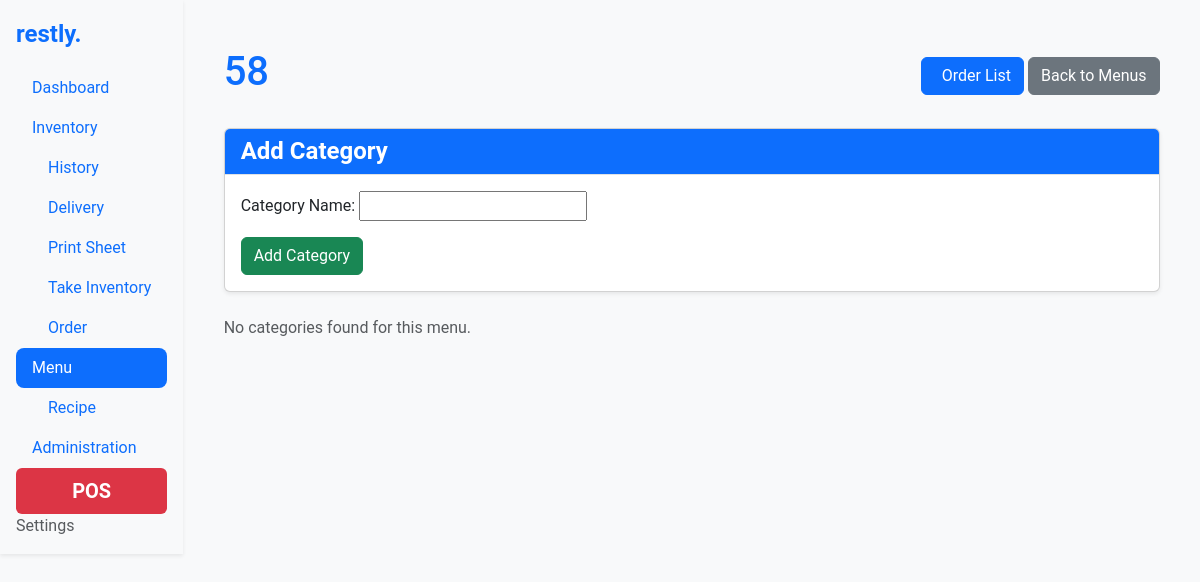
Page /menu/58/ on the earlier database version.
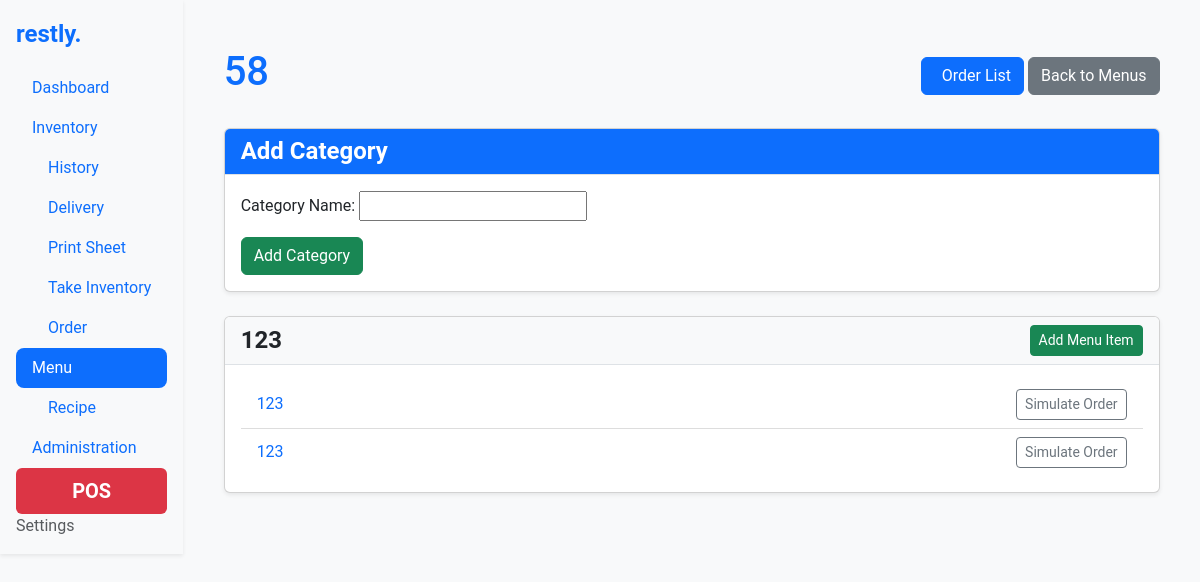
Same page on the later database version.
### menu/models.py (models this page shows, shortened)
class MenuCategory(models.Model):
    name = models.CharField(max_length=255)
    slug = models.SlugField(max_length=255, unique=True, blank=True)
    menu = models.ForeignKey(Menu, on_delete=models.CASCADE, related_name="categories")
    order = models.PositiveIntegerField(default=1)
    class Meta:
        ordering = ['order']
        unique_together = ('name', 'menu')

class MenuItem(models.Model):
    name = models.CharField(max_length=255)
    slug = models.SlugField(max_length=255, unique=True, blank=True)
    category = models.ForeignKey(MenuCategory, on_delete=models.CASCADE, related_name="items")
    description = models.TextField(blank=True, null=True)
    cost = models.DecimalField(max_digits=10, decimal_places=2, null=True, blank=True)  # Sell price :D
    order = models.PositiveIntegerField(default=1)
    class Meta:
        ordering = ['order']

### menu/views.py (the view, shortened to what this page needs)
# urls.py: path('<str:menu_slug>/', views.menu_detail, name='menu_detail'),
def menu_detail(request, menu_slug):
    menu = get_object_or_404(Menu, slug=menu_slug)
    categories = menu.categories.prefetch_related("items")
    category_form = MenuCategoryForm()
    item_form = MenuItemForm()
    context = {
        'menu': menu,
        'categories': categories,
        'category_form': category_form,
        'menu_item_form': item_form,
    }
    return render(request, 'menu/menu_detail.html', context)

### menu/forms.py (shortened to what this page needs)
class MenuCategoryForm(forms.ModelForm):
    class Meta:
        model = MenuCategory
        fields = ['name']
        labels = {'name': 'Category Name'}
    def __init__(self, *args, **kwargs):
        self.menu = kwargs.pop('menu', None)
        super().__init__(*args, **kwargs)

class MenuItemForm(forms.ModelForm):
    class Meta:
        model = MenuItem
        fields = ['name', 'description', 'cost']
        labels = {
            'name': 'Menu Item Name',
            'description': 'Description',
            'cost': 'Cost'
        }
        widgets = {
            'cost': forms.NumberInput(attrs={"class": "form-control", "step": "0.01"}),  # Widget for cost input for menu_item_detail
        }

### menu/templates/menu/menu_detail.html (shortened to what this page needs)
{% extends 'base.html' %}
{% block content %}
<div class="container my-4">
    <div class="d-flex justify-content-between align-items-center mb-4">
        <h1 class="text-primary">{{ menu.name|title }}</h1>
        <div>
            <a href="{% url 'order_menu' menu.slug %}" class="btn btn-primary">
                 Order List
            </a>
            <a href="{% url 'menu_list' %}" class="btn btn-secondary">
                 Back to Menus
            </a>
        </div>
    </div>
    <div class="card shadow-sm mb-4">
        <div class="card-header bg-primary text-white">
            <h2 class="mb-0">Add Category</h2>
        </div>
        <div class="card-body">
            <form method="post">
                {{ category_form.as_p }}
                <button type="submit" class="btn btn-success" name="add_category">
                     Add Category
                </button>
            </form>
        </div>
    </div>
    {% if categories %}
    {% for category in categories %}
    <div class="card shadow-sm mb-4">
        <div class="card-header bg-light d-flex justify-content-between align-items-center">
            <h2 class="mb-0">
                    {{ category.name|title }}
            </h2>
            <button class="btn btn-success btn-sm" data-bs-toggle="modal" data-bs-target="#addMenuItemModal-{{ category.id }}">
                 Add Menu Item
            </button>
        </div>
        <div class="card-body">
            {% if category.items.all %}
            <ul class="list-group">
                {% for item in category.items.all %}
                <li class="list-group-item d-flex justify-content-between align-items-center">
                    <a href="{% url 'menu_item_detail' menu.slug category.slug item.slug %}" class="text-decoration-none">
                        {{ item.name|title }}
                    </a>
                    <form method="post" action="{% url 'simulate_order' menu.slug category.slug item.slug %}">
                        <button type="submit" class="btn btn-outline-secondary btn-sm">
                             Simulate Order
                        </button>
                    </form>
                </li>
                {% endfor %}
            </ul>
            {% else %}
            <p class="text-muted mb-0">No items available in this category.</p>
            {% endif %}
        </div>
    </div>
    {% endfor %}
    {% else %}
    <p class="text-muted">No categories found for this menu.</p>
    {% endif %}
</div>
{% endblock %}

Differences in the rows shown:
added MenuCategory: name "123"
added MenuItem: name "123"
added MenuItem: name "123"
Other differences:
text no longer shown: "No categories found for this menu."
